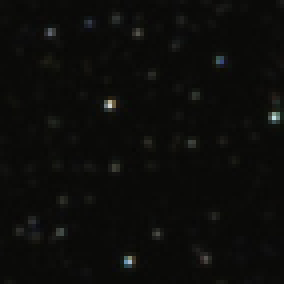
#> input picture Small_area.png, 71 x 71 px, shrunk from 114 x 114 before the run (shown 4 times larger)
$ python startmap_test.py
#> lines starting #> are read from the running program, lines starting #| are printed output that depends on the picture
import cv2
import matplotlib.pyplot as plt
import numpy as np

def not_rotated(img_gray,template):

    res = cv2.matchTemplate(img_gray,template,cv2.TM_CCOEFF_NORMED)
    threshold = 0.96
    loc = np.where( res >= threshold)

    for pt in zip(*loc[::-1]):
        cv2.rectangle(img_rgb, pt, (pt[0] + w, pt[1] + h), (0,255,255), 2)
        print(pt,(pt[0] + w, pt[1] + h))

        #Four points
        print("----------------------------")

        print("Four Points:")
        print("statr ppoint", pt)
        print("up_right: ", pt[0] + w, pt[1])
        print("bot_left : ", pt[0], pt[1] + h)
        print("but_rigt:", pt[0] + w, pt[1] + h)


    cv2.imshow('Detected',img_rgb)
    cv2.imwrite("detected.jpg",img_rgb)

def with_rotated(img1,img2):

    MIN_MATCH_COUNT = 2

    ## Create ORB object and BF object
    orb = cv2.ORB_create()


    # Find the keypoints and descriptors
    kpt1, des1 = orb.detectAndCompute(img1,None)
    kpt2, des2 = orb.detectAndCompute(img2,None)

    # match descriptors and sort them
    bf = cv2.BFMatcher(cv2.NORM_HAMMING, crossCheck=True)
    matches = bf.match(des1, des2)
    dmatches = sorted(matches, key = lambda x:x.distance)

    ## extract the matched keypoints
    src_pts  = np.float32([kpt1[m.queryIdx].pt for m in dmatches]).reshape(-1,1,2)
    dst_pts  = np.float32([kpt2[m.trainIdx].pt for m in dmatches]).reshape(-1,1,2)

    ## find homography matrix and do perspective transform
    #using findHomography ve perspectiveTransform for rotated  image
    M, mask = cv2.findHomography(src_pts, dst_pts, cv2.RANSAC,5.0)
    h,w = img1.shape[:2]
    pts = np.float32([ [0,0],[0,h-1],[w-1,h-1],[w-1,0] ]).reshape(-1,1,2)
    dst = cv2.perspectiveTransform(pts,M)

    ## draw found regions
    #afer perspectiveTransform give again orjinal image
    img2 = cv2.polylines(img2, [np.int32(dst)], True, (0,255,255), 1, cv2.LINE_AA)
    #gray3 = cv2.cvtColor(img2, cv2.COLOR_BGR2GRAY)
    cv2.imshow("Detected_image", img2)
    cv2.imwrite("Detected_image.jpg",img2)

    ## draw match lines
    res = cv2.drawMatches(img1, kpt1, img2, kpt2, dmatches[:20],None,flags=2)

    cv2.imshow("Matches", res);

    cv2.waitKey();cv2.destroyAllWindows()


    #Four points
    print(img2.shape)
    print("-----------------------")
    w = img2.shape[1]
    h = img2.shape[0]

    print("Four Points:")
    print("Start Point : ", [0,0]  )
    print("up_right :" ,[img2.shape[1],0])
    print("bot_let", [0,img2.shape[0]])
    print("bot_right", [img2.shape[1],img2.shape[0]])

# main
if __name__ == "__main__":

    #not_rotated
    template = cv2.imread('Small_area.png',0)
#> template: shape (71, 71); min 6, max 214, mean 11.6
    w, h = template.shape[::-1]
#> w = 71; h = 71
    img_rgb = cv2.imread('StarMap.png')
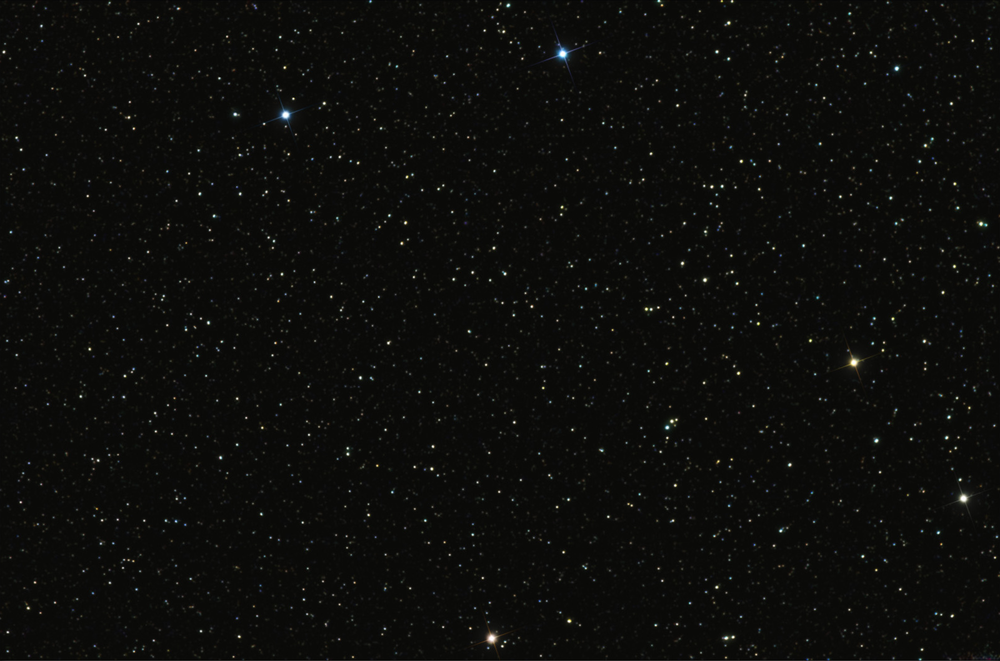
#> input picture StarMap.png, 1000 x 661 px, shrunk from 1600 x 1057 before the run
#> img_rgb is the input picture: shape (661, 1000, 3); mean B, G, R 11, 13.2, 13
    img_gray = cv2.cvtColor(img_rgb, cv2.COLOR_BGR2GRAY)
    print("not_rotated")
    not_rotated(img_gray,template)
#> in not_rotated, `res = cv2.matchTemplate(img_gray,template,cv2.TM_CCOEFF_NORMED)`:
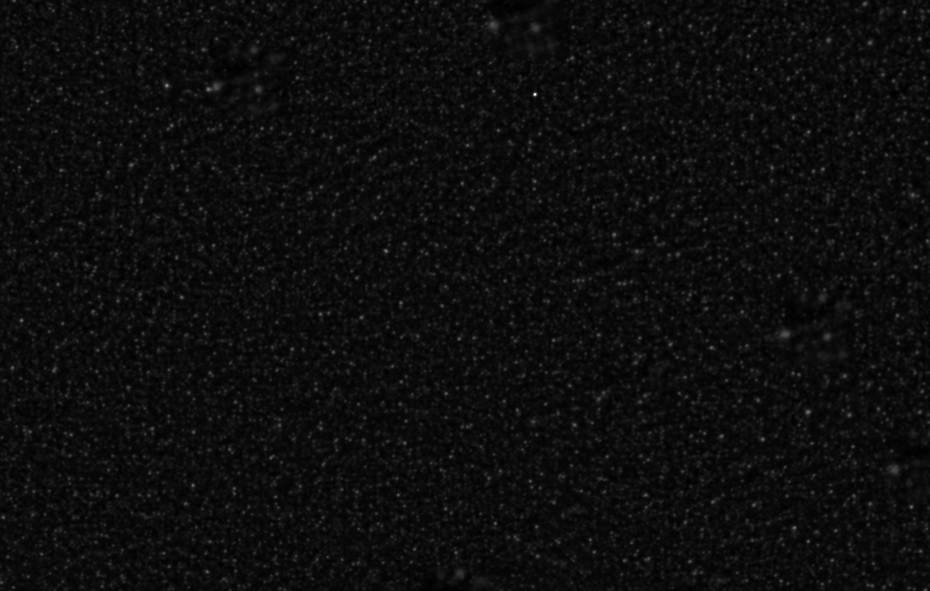
#> res: shape (591, 930) float32; min -0.0528, max 0.906, mean -4.33e-05; drawn with min black and max white
#> in not_rotated, `loc = np.where( res >= threshold)`: loc = (empty array, empty array)

    print("---------------------------------------")

    #with_rotated
    img1 = cv2.imread("Small_area_rotated.png",0)
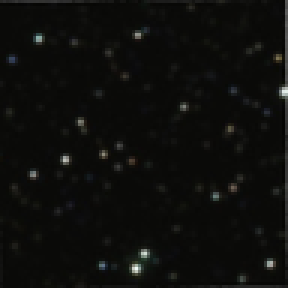
#> input picture Small_area_rotated.png, 96 x 96 px, shrunk from 154 x 154 before the run (shown 3 times larger)
#> img1: shape (96, 96); min 3, max 243, mean 13.2
    #img2 = cv2.imread("StarMap.png",0)
    print("With_Rotated")
    with_rotated(img1,img_gray)
#> in with_rotated, `kpt1, des1 = orb.detectAndCompute(img1,None)`: kpt1 = 9 keypoints; (x, y, size): (34, 51, 31), (61, 35, 31), (39, 48, 31), (43, 53, 31), (40, 48, 37.2), (39, 55, 31), (43, 53, 37.2), (38, 55, 37.2), (32, 31, 31)
#> in with_rotated, `kpt2, des2 = orb.detectAndCompute(img2,None)`: kpt2 = 500 keypoints; strongest (x, y, size): (896, 69, 31), (704, 280, 31), (569, 621, 31), (876, 441, 31)
#> in with_rotated, `matches = bf.match(des1, des2)`: matches = 7 matches
#> in with_rotated, `src_pts  = np.float32([kpt1[m.queryIdx].pt for m in dmatches]).reshape..`: src_pts = [[32, 31], [61, 35], [34, 51], [43.2, 52.8], [43, 53], [39.6, 48], [39, 48]]
#> in with_rotated, `dst_pts  = np.float32([kpt2[m.trainIdx].pt for m in dmatches]).reshape..`: dst_pts = [[543, 388], [948, 416.4], [711, 186], [452.9, 278.7], [406, 177], [644.9, 309], [924, 145.2]]
#> in with_rotated, `M, mask = cv2.findHomography(src_pts, dst_pts, cv2.RANSAC,5.0)`: M = [[-5.16, -8.67, 616.9], [-2.71, -4.55, 324.1], [-0.00834, -0.0141, 1]]; mask = [0, 1, 1, 0, 0, 1, 1]
#> in with_rotated, `dst = cv2.perspectiveTransform(pts,M)`: dst = [[616.9, 324.1], [615.7, 322.3], [617.3, 324], [612.8, 321.6]]
#> in with_rotated, `img2 = cv2.polylines(img2, [np.int32(dst)], True, (0,255,255), 1, cv2...`: img2: shape (661, 1000); min 0, max 255, mean 13
#> in with_rotated, `res = cv2.drawMatches(img1, kpt1, img2, kpt2, dmatches[:20],None,flags..`:
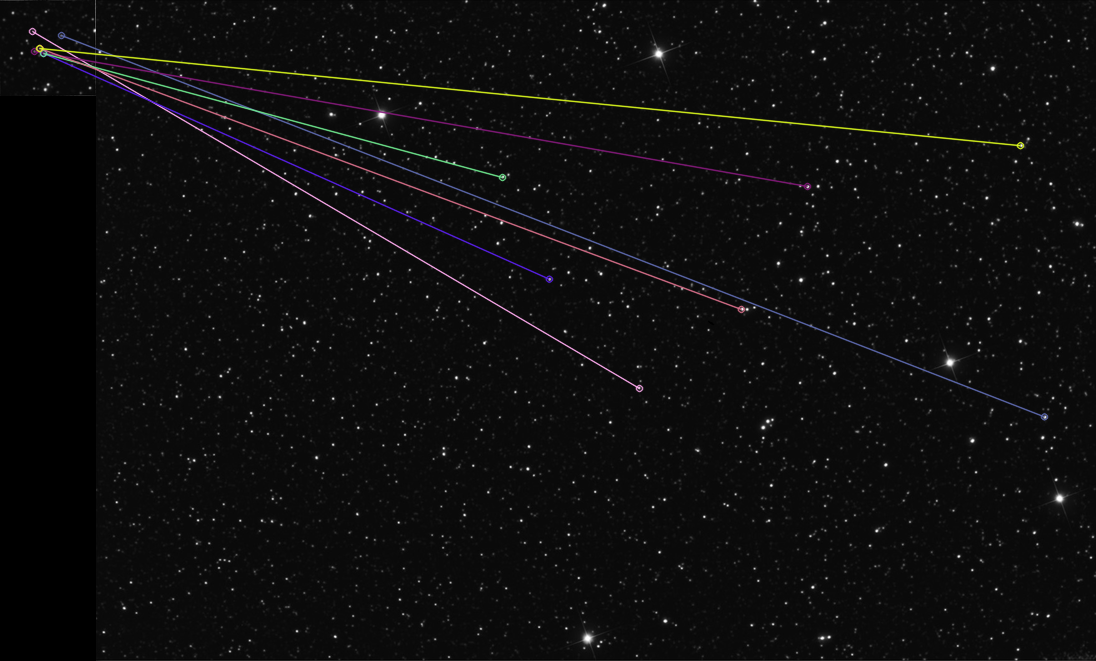
#> res: shape (661, 1096, 3); mean of channels 0, 1, 2 13.4, 13.3, 13.6; drawn as B, G, R
#| (661, 1000)
#| up_right : [1000, 0]
#| bot_let [0, 661]
#| bot_right [1000, 661]

else:
    pass
